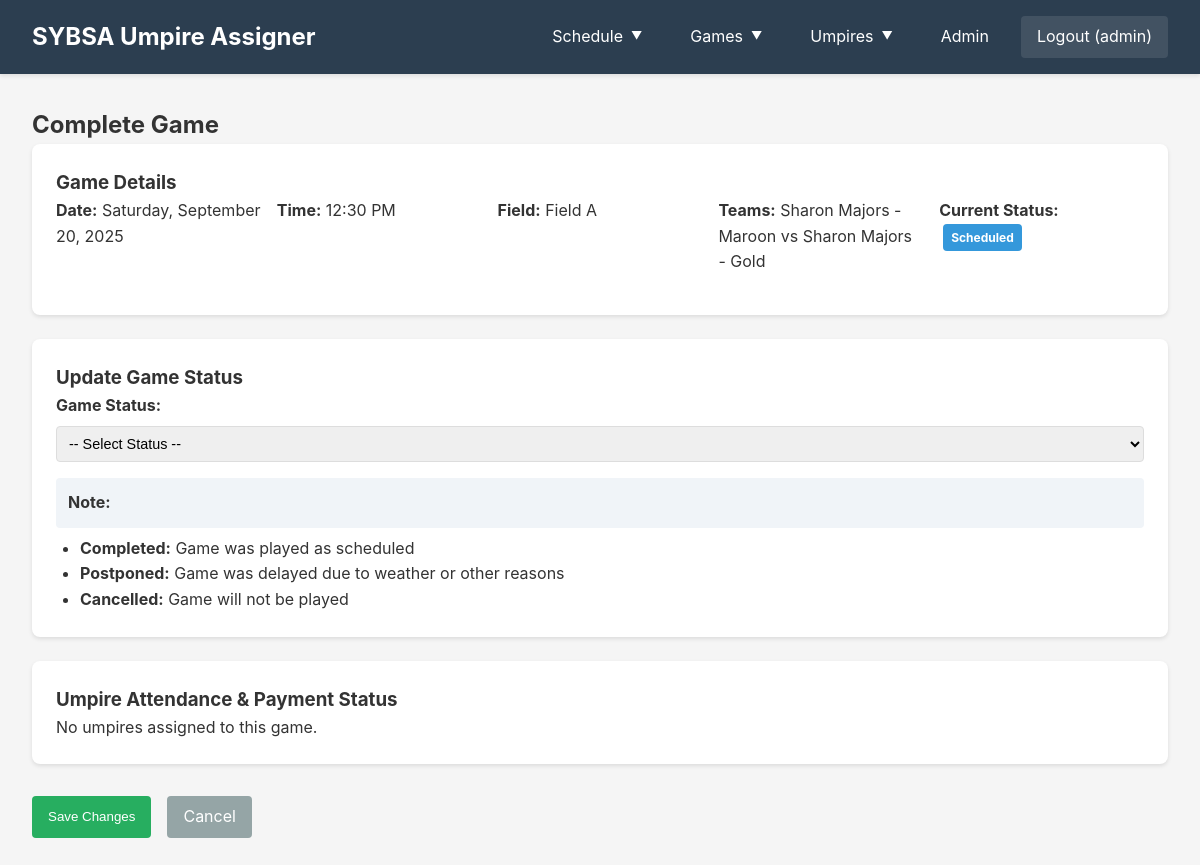
Before: /games/25/complete/ (signed in) with the older database file.
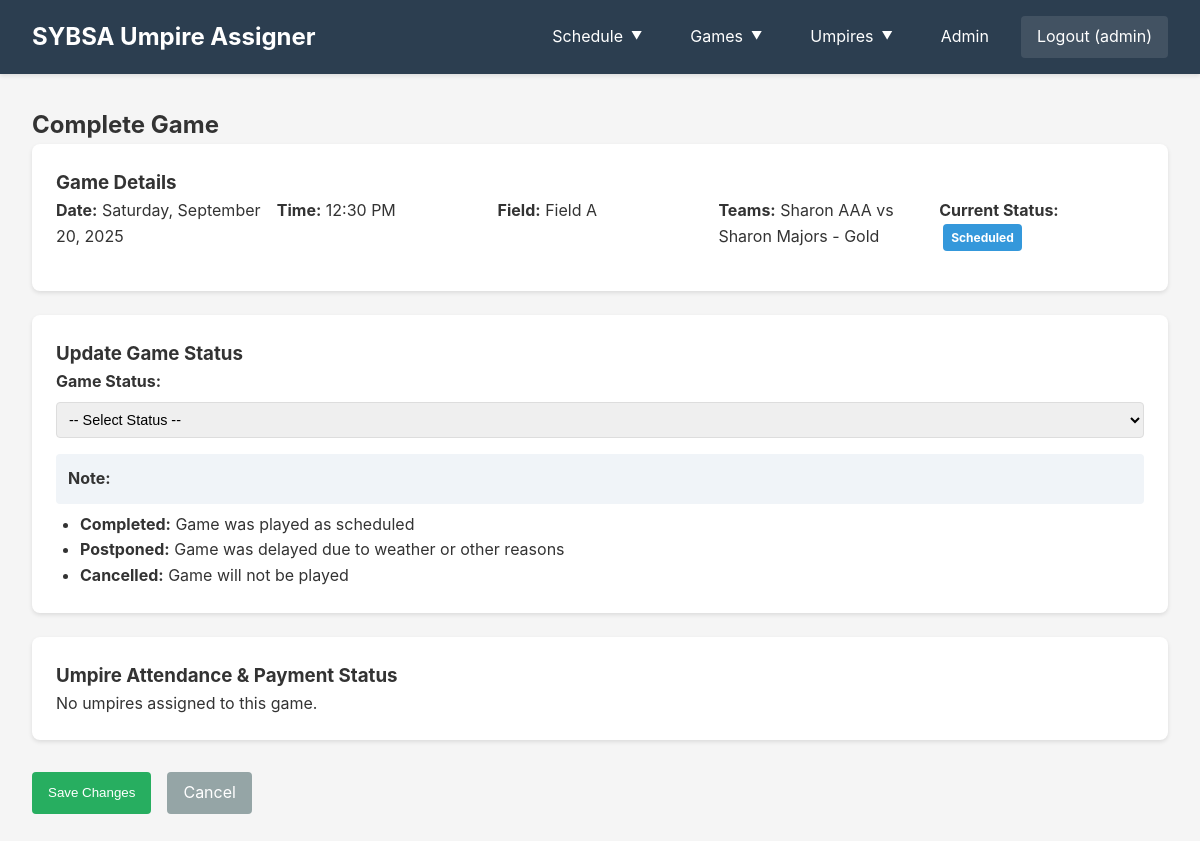
After: the same page with the newer database file.
### assignments/models.py (models this page shows, shortened)
class Game(models.Model):
    TIME_CHOICES = [
        ('8:00', '8:00 AM'),
        ('10:15', '10:15 AM'),
        ('12:30', '12:30 PM'),
        ('2:45', '2:45 PM'),
        ('4:00', '4:00 PM'),
        ('5:30', '5:30 PM'),
        ('6:00', '6:00 PM'),
    ]
    FIELD_CHOICES = [
        ('A', 'Field A'),
        ('B', 'Field B'),
        ('C', 'Field C'),
        ('D', 'Field D'),
        ('E', 'Field E'),
        ('Ames', 'Ames St.'),
    ]
    STATUS_CHOICES = [
        ('scheduled', 'Scheduled'),
        ('completed', 'Completed'),
        ('postponed', 'Postponed'),
        ('cancelled', 'Cancelled'),
    ]
    home_team = models.ForeignKey(Team, on_delete=models.CASCADE, related_name='home_games')
    away_team = models.ForeignKey(Team, on_delete=models.CASCADE, related_name='away_games')
    date = models.DateField()
    time = models.CharField(max_length=10, choices=TIME_CHOICES)
    field = models.CharField(max_length=1, choices=FIELD_CHOICES)
    status = models.CharField(max_length=20, choices=STATUS_CHOICES, default='scheduled')
    archived = models.BooleanField(default=False)
    class Meta:
        verbose_name = "Game"
        verbose_name_plural = "Games"
        unique_together = ['date', 'time', 'field']
        ordering = ['date', 'time', 'field']

class Team(models.Model):
    LEVEL_CHOICES = [
        ('AAA', 'AAA'),
        ('Minors', 'Minors'),
        ('Majors', 'Majors'),
        ('Softball', 'Softball'),
    ]
    town = models.ForeignKey(Town, on_delete=models.CASCADE)
    level = models.CharField(max_length=10, choices=LEVEL_CHOICES)
    coach = models.ForeignKey(Coach, on_delete=models.SET_NULL, null=True, blank=True)
    name = models.CharField(max_length=100, blank=True)
    class Meta:
        verbose_name = "Team"
        verbose_name_plural = "Teams"
        unique_together = ['town', 'level', 'name']
    def __str__(self):
        if self.name:
            return f"{self.town} {self.level} - {self.name}"
        return f"{self.town} {self.level}"

class Town(models.Model):
    name = models.CharField(max_length=100, unique=True)
    league_admin = models.ForeignKey(LeagueAdmin, on_delete=models.SET_NULL, null=True, blank=True)
    class Meta:
        verbose_name = "Town"
        verbose_name_plural = "Towns"
    def __str__(self):
        return self.name

### assignments/views.py (the view, shortened to what this page needs)
# urls.py: path('games/<int:game_id>/complete/', views.complete_game, name='complete_game'),
@admin_required
def complete_game(request, game_id):
    game = get_object_or_404(Game, id=game_id)
    context = {
        'game': game,
        'assignments': game.assignments.all().select_related('umpire'),
        'status_choices': Game.STATUS_CHOICES,
        'worked_status_choices': UmpireAssignment.WORKED_STATUS_CHOICES,
    }
    return render(request, 'assignments/complete_game.html', context)

### assignments/views.py (called while the page is built)
def admin_required(view_func):
    @wraps(view_func)
    @login_required
    def wrapped_view(request, *args, **kwargs):
        if not request.user.is_staff:
            messages.error(request, 'You must be an administrator to access this page.')
            return redirect('weekly_schedule')
        return view_func(request, *args, **kwargs)
    return wrapped_view

### assignments/templates/assignments/complete_game.html (shortened to what the changed rows need)
{% extends 'assignments/base.html' %}
{% block content %}
<h2>Complete Game</h2>
<div class="card">
    <div style="display: grid; grid-template-columns: repeat(auto-fit, minmax(200px, 1fr)); gap: 1rem; margin-bottom: 1rem;">
        <div>
            <strong>Date:</strong> {{ game.date|date:"l, F j, Y" }}
        </div>
        <div>
            <strong>Time:</strong> {{ game.get_time_display }}
        </div>
        <div>
            <strong>Field:</strong> {{ game.get_field_display }}
        </div>
        <div>
            <strong>Teams:</strong> {{ game.away_team }} vs {{ game.home_team }}
        </div>
        <div>
            <strong>Current Status:</strong>
            <span class="badge {% if game.status == 'completed' %}badge-success{% elif game.status == 'postponed' %}badge-warning{% elif game.status == 'cancelled' %}badge-danger{% else %}badge-info{% endif %}">
                {{ game.get_status_display }}
            </span>
        </div>
    </div>
</div>
{% endblock %}

Changed rows visible on the page:
changed Game "12:30 PM": away_team "Sharon Majors - Maroon" → "Sharon AAA"
